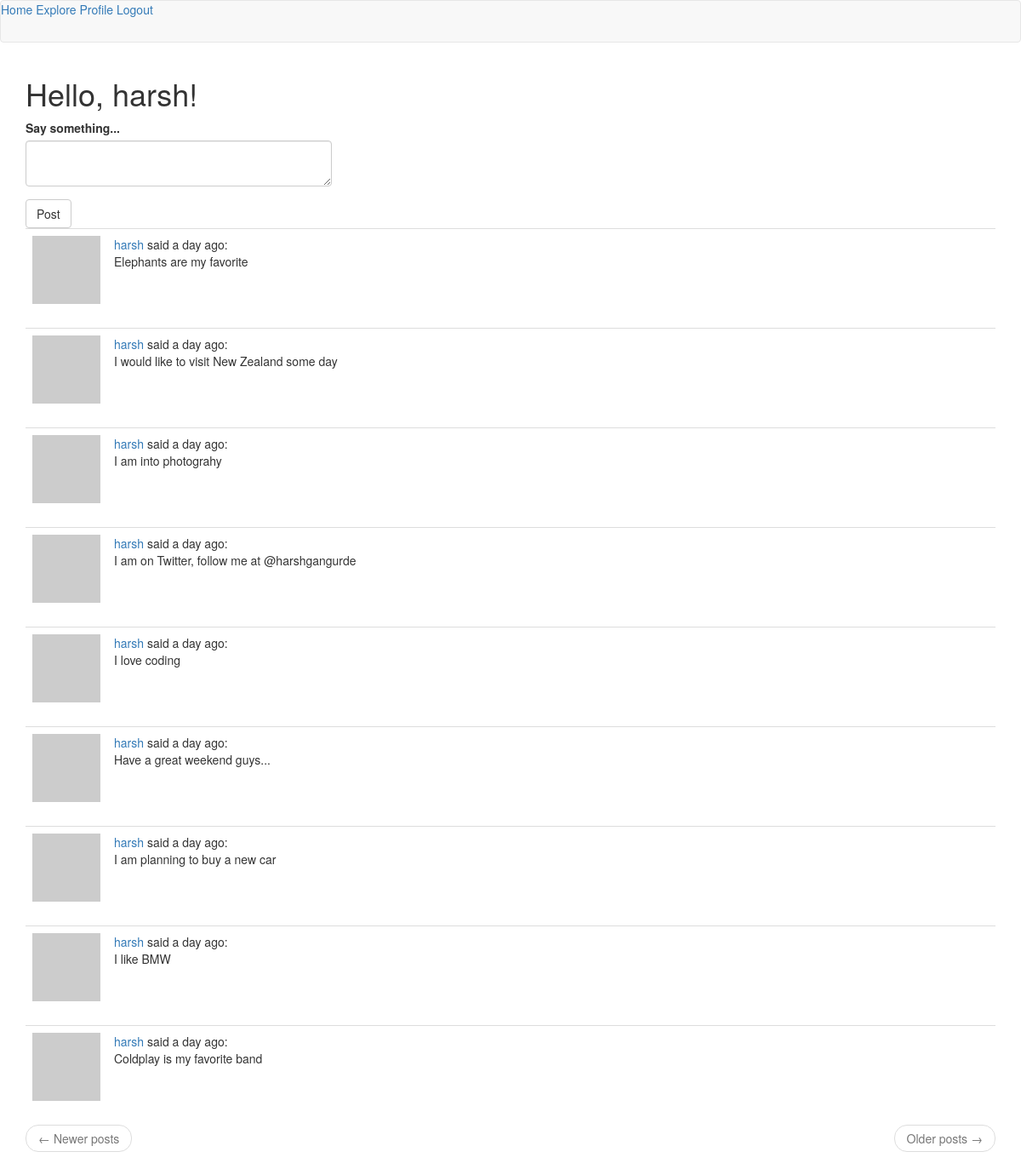
The page /index (signed in) on the database its author committed.
### app/models.py (models this page shows, shortened)
class User(UserMixin, db.Model):
    id = db.Column(db.Integer, primary_key=True)
    username = db.Column(db.String(64), index=True, unique=True)
    email = db.Column(db.String(120), index=True, unique=True)
    password_hash = db.Column(db.String(128))
    about_me = db.Column(db.String(100))
    last_seen = db.Column(db.DateTime, default=datetime.utcnow)
    posts = db.relationship('Post', backref='author', lazy='dynamic')
    followed = db.relationship('User', secondary=followers,
                               primaryjoin=(followers.c.follower_id == id),
                               secondaryjoin=(followers.c.followed_id == id),
                               backref=db.backref('followers', lazy='dynamic'), lazy='dynamic')
    def get_avatar(self, size):
        digest = md5(self.email.lower().encode('utf-8')).hexdigest()
        return 'https://www.gravatar.com/avatar/{}?d=identicon&s={}'.format(digest, size)
    def followed_posts(self):
        followed_posts = Post.query.join(followers, (followers.c.followed_id == Post.user_id))\
            .filter(followers.c.follower_id == self.id)
        own_posts = Post.query.filter_by(user_id=self.id)
        return followed_posts.union(own_posts).order_by(Post.timestamp.desc())

class Post(db.Model):
    id = db.Column(db.Integer, primary_key=True)
    body = db.Column(db.String(200))
    timestamp = db.Column(db.DateTime, index=True, default=datetime.utcnow)
    user_id = db.Column(db.Integer, db.ForeignKey('user.id'))

### app/routes.py (the view)
@flask_app.route('/', methods=['GET', 'POST'])
@flask_app.route('/index', methods=['GET', 'POST'])
@login_required
def index():
    form = PostForm()
    if form.validate_on_submit():
        post = Post(body=form.post.data, author=current_user)
        db.session.add(post)
        db.session.commit()
        flash('Your post is live now')
        return redirect(url_for('index'))
    page = request.args.get('page', 1, type=int)
    posts = current_user.followed_posts().paginate(page, flask_app.config['POSTS_PER_PAGE'], False)
    next_url = url_for('index', page=posts.next_num) if posts.has_next else None
    prev_url = url_for('index', page=posts.prev_num) if posts.has_prev else None
    return render_template('index.html', title='Home', form=form,
                           posts=posts.items, next_url=next_url, prev_url=prev_url)

### app/forms.py
class PostForm(FlaskForm):
    post = TextAreaField('Say something...', validators=[DataRequired(), Length(min=1, max=200)])
    submit = SubmitField('Post')

### app/models.py (called while the page is built)
@login.user_loader
def load_user(user_id):
    return User.query.get(int(user_id))

### app/routes.py (called while the page is built)
@flask_app.before_request
def before_request():
    if current_user.is_authenticated:
        current_user.last_seen = datetime.utcnow()
        db.session.commit()

### app/templates/index.html (shortened to what this page needs)
<!DOCTYPE html>
<html lang="en">
<head>
</head>
<body>
    {% extends "base.html" %}
    {% import 'bootstrap/wtf.html' as wtf %}
    {% block app_content %}
        <h1>Hello, {{ current_user.username }}!</h1>
        {% if form %}
            <div class="row">
                <div class="col-md-4">
                    {{ wtf.quick_form(form) }}
                </div>
            </div>
        {% endif %}
        {% for post in posts %}
            {% include '_post.html' %}
        {% endfor %}
        <nav aria-label="...">
            <ul class="pager">
                <li class="previous{% if not prev_url %} disabled{% endif %}">
                    <a href="{{ prev_url or '#' }}">
                        <span aria-hidden="true">&larr;</span> Newer posts
                    </a>
                </li>
                <li class="next{% if not next_url %} disabled{% endif %}">
                    <a href="{{ next_url or '#' }}">
                        Older posts <span aria-hidden="true">&rarr;</span>
                    </a>
                </li>
            </ul>
        </nav>
    {% endblock %}

### app/templates/base.html (shortened to what this page needs)
<!DOCTYPE html>
<html lang="en">
<head>
</head>
<body>
    {% extends 'bootstrap/base.html' %}
    {% block navbar %}
        <nav class="navbar navbar-default">
            <a href="{{ url_for('index') }}">Home</a>
            {% if current_user.is_anonymous %}
                <a href="{{ url_for('login') }}">Login</a>
            {% else %}
                <a href="{{ url_for('explore') }}">Explore</a>
                <a href="{{ url_for('profile', username=current_user.username) }}">Profile</a>
                <a href="{{ url_for('logout') }}">Logout</a>
            {% endif %}
        </nav>
    {% endblock %}
    {% block content %}
        <div class="container">
            {% block app_content %}{% endblock %}
        </div>
    {% endblock %}

### app/templates/_post.html
<table class="table table-hover">
    <tr>
        <td width="70px">
            <a href="{{ url_for('profile', username=post.author.username) }}">
                <img src="{{ post.author.get_avatar(70) }}" />
            </a>
        </td>
        <td>
            <a href="{{ url_for('profile', username=post.author.username) }}">
                {{ post.author.username }}
            </a>
            said {{ moment(post.timestamp).fromNow() }}:
            <br>
            {{ post.body }}
        </td>
    </tr>
</table>

### rows shown on the page
User: username "harsh"
Post: author.username "harsh", timestamp "a day ago", body "Elephants are my favorite"
Post: author.username "harsh", timestamp "a day ago", body "I would like to visit New Zealand some day"
Post: author.username "harsh", timestamp "a day ago", body "I am into photograhy"
Post: author.username "harsh", timestamp "a day ago", body "I am on Twitter, follow me at @harshgangurde"
Post: author.username "harsh", timestamp "a day ago", body "I love coding"
Post: author.username "harsh", timestamp "a day ago", body "Have a great weekend guys..."
Post: author.username "harsh", timestamp "a day ago", body "I am planning to buy a new car"
Post: author.username "harsh", timestamp "a day ago", body "I like BMW"
Post: author.username "harsh", timestamp "a day ago", body "Coldplay is my favorite band"
